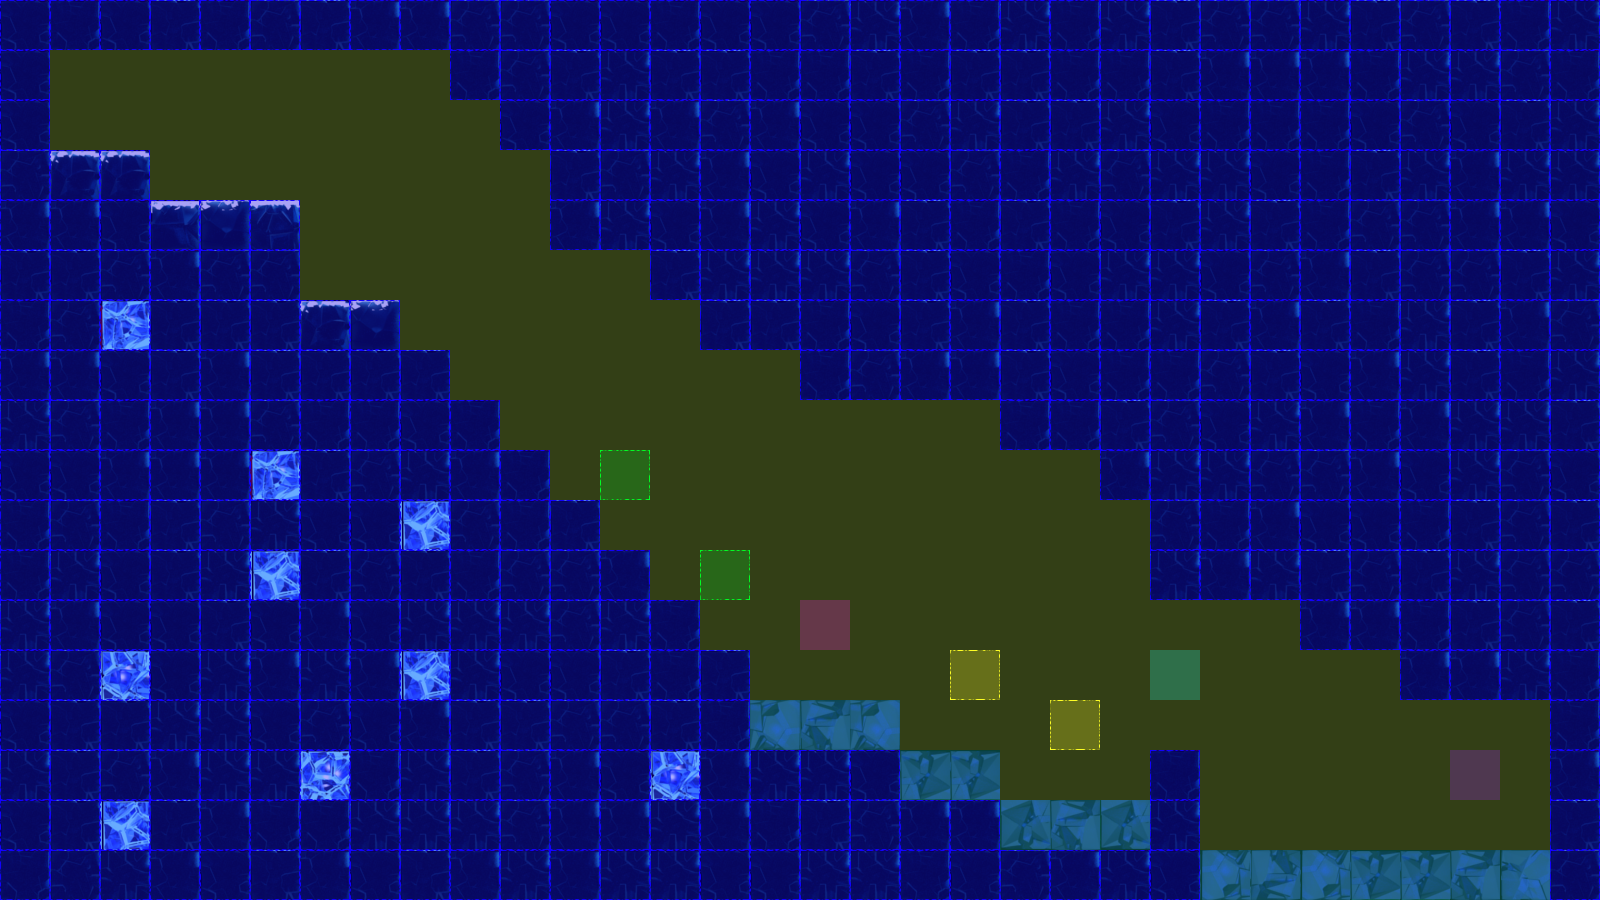

Rendered tile map (Tiled .tmx) drawn with the repository's tilesets; below, a short description and the map source with its tile grids summarised:
An orthogonal 32x18 tile map with 50x50 px tiles, 3 tile layers (terrain, collision, event), 2 tilesets.

<map version="1.0" orientation="orthogonal" renderorder="left-up" width="32" height="18" tilewidth="50" tileheight="50" nextobjectid="3">
 <tileset firstgid="1" name="frozenPlainsTile" tilewidth="50" tileheight="50" tilecount="50" columns="10">
  <image source="tiles/iceTile.png" width="500" height="251" />
 </tileset>
 <tileset firstgid="51" name="collisionTile" tilewidth="50" tileheight="50" tilecount="12" columns="3">
  <image source="tiles/collisionTile.png" width="150" height="200" />
 </tileset>
 <layer name="terrain" width="32" height="18">
  <data>[576 cells, 429 non-empty, 21 distinct tile ids]</data>
 </layer>
 <layer name="collision" width="32" height="18">
  <data>[576 cells, 576 non-empty, 3 distinct tile ids]</data>
 </layer>
 <layer name="event" width="32" height="18">
  <data>[576 cells, 7 non-empty, 5 distinct tile ids]</data>
 </layer>
</map>
